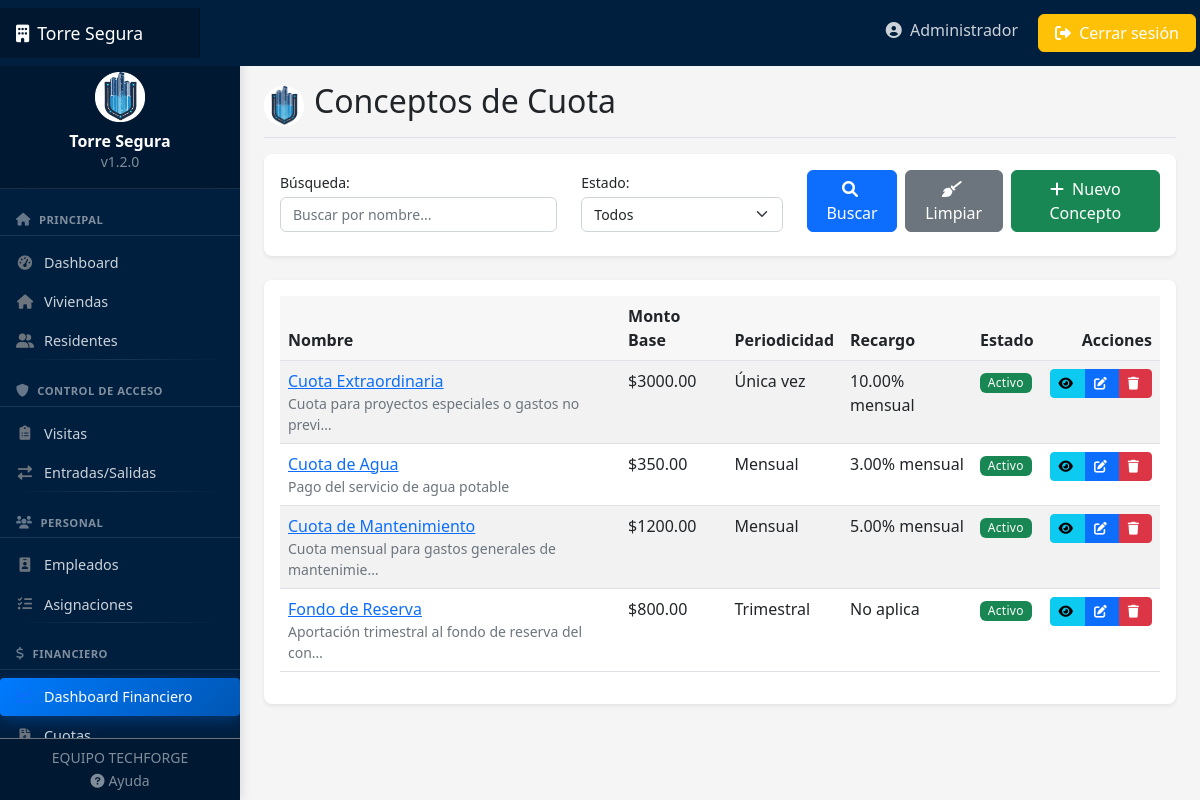
/financiero/conceptos/ (signed in), run on the app's committed database.
### usuarios/models.py (models this page shows, shortened)
class Usuario(AbstractUser):
    TIPOS_DOCUMENTO = [
        ('DNI', 'DNI'),
        ('PASAPORTE', 'Pasaporte'),
        ('CEDULA', 'Cédula'),
    ]
    rol = models.ForeignKey(Rol, on_delete=models.SET_NULL, null=True, related_name='usuarios')
    telefono = models.CharField(max_length=15, blank=True)
    tipo_documento = models.CharField(max_length=10, choices=TIPOS_DOCUMENTO, default='DNI')
    numero_documento = models.CharField(max_length=20, blank=True)
    foto = models.ImageField(upload_to='usuarios/', blank=True, null=True)

### financiero/models.py (models this page shows, shortened)
class ConceptoCuota(models.Model):
    PERIODICIDAD_CHOICES = [
        ('MENSUAL', 'Mensual'),
        ('BIMESTRAL', 'Bimestral'),
        ('TRIMESTRAL', 'Trimestral'),
        ('SEMESTRAL', 'Semestral'),
        ('ANUAL', 'Anual'),
        ('UNICA', 'Única vez'),
    ]
    nombre = models.CharField(max_length=100)
    descripcion = models.TextField(blank=True)
    monto_base = models.DecimalField(max_digits=10, decimal_places=2, validators=[MinValueValidator(0)])
    periodicidad = models.CharField(max_length=15, choices=PERIODICIDAD_CHOICES, default='MENSUAL')
    aplica_recargo = models.BooleanField(default=True, help_text="Indica si se aplican recargos por mora")
    porcentaje_recargo = models.DecimalField(max_digits=5, decimal_places=2, default=0, validators=[MinValueValidator(0)],
                                           help_text="Porcentaje de recargo mensual por pago tardío")
    activo = models.BooleanField(default=True)
    class Meta:
        verbose_name = "Concepto de Cuota"
        verbose_name_plural = "Conceptos de Cuotas"
        ordering = ['nombre']

### financiero/views.py (the view)
# urls.py: path('conceptos/', views.ConceptoCuotaListView.as_view(), name='concepto-list'),
class ConceptoCuotaListView(LoginRequiredMixin, AccesoWebPermitidoMixin, ListView):
    model = ConceptoCuota
    template_name = 'financiero/concepto_list.html'
    context_object_name = 'conceptos'
    def get_queryset(self):
        queryset = super().get_queryset()
        search = self.request.GET.get('search', '')
        if search:
            queryset = queryset.filter(
                Q(nombre__icontains=search) |
                Q(descripcion__icontains=search)
            )
        activo = self.request.GET.get('activo')
        if activo == 'true':
            queryset = queryset.filter(activo=True)
        elif activo == 'false':
            queryset = queryset.filter(activo=False)
        return queryset
    def get_context_data(self, **kwargs):
        context = super().get_context_data(**kwargs)
        context['search'] = self.request.GET.get('search', '')
        context['activo'] = self.request.GET.get('activo', '')
        return context

### usuarios/views.py (called while the page is built)
def tiene_acceso_web(user):
    return (
        user.is_authenticated and
        hasattr(user, 'rol') and
        user.rol is not None and
        user.rol.nombre in ['Administrador', 'Gerente']
    )

    def test_func(self):
        return tiene_acceso_web(self.request.user)

### templates/financiero/concepto_list.html (shortened to what this page needs)
{% extends 'base.html' %}
{% load static %}
{% block header %}Conceptos de Cuota{% endblock %}
{% block content %}
<div class="card mb-4">
    <div class="card-body">
        <form method="get" class="row align-items-end">
            <div class="col-md-4 mb-2">
                <label for="searchInput" class="form-label">Búsqueda:</label>
                <input type="text" class="form-control" id="searchInput" name="search" value="{{ search }}" placeholder="Buscar por nombre...">
            </div>
            <div class="col-md-3 mb-2">
                <label for="activoSelect" class="form-label">Estado:</label>
                <select class="form-select" id="activoSelect" name="activo">
                    <option value="">Todos</option>
                </select>
            </div>
            <div class="col-md-5 mb-2 d-flex">
                <button type="submit" class="btn btn-primary me-2">
                    <i class="fas fa-search"></i> Buscar
                </button>
                <a href="{% url 'concepto-list' %}" class="btn btn-secondary me-2">
                    <i class="fas fa-broom"></i> Limpiar
                </a>
                <a href="{% url 'concepto-create' %}" class="btn btn-success ms-auto">
                    <i class="fas fa-plus"></i> Nuevo Concepto
                </a>
            </div>
        </form>
    </div>
</div>
<div class="card">
    <div class="card-body">
        {% if conceptos %}
        <div class="table-responsive">
            <table class="table table-striped table-hover">
                <thead>
                    <tr>
                        <th>Nombre</th>
                        <th>Monto Base</th>
                        <th>Periodicidad</th>
                        <th>Recargo</th>
                        <th>Estado</th>
                        <th class="text-end">Acciones</th>
                    </tr>
                </thead>
                <tbody>
                    {% for concepto in conceptos %}
                    <tr {% if not concepto.activo %}class="table-secondary"{% endif %}>
                        <td>
                            <a href="{% url 'concepto-detail' concepto.id %}">{{ concepto.nombre }}</a>
                            {% if concepto.descripcion %}
                            <div class="small text-muted">{{ concepto.descripcion|truncatechars:50 }}</div>
                            {% endif %}
                        </td>
                        <td>${{ concepto.monto_base|floatformat:2 }}</td>
                        <td>{{ concepto.get_periodicidad_display }}</td>
                        <td>
                            {% if concepto.aplica_recargo %}
                            {{ concepto.porcentaje_recargo }}% mensual
                            {% else %}
                            No aplica
                            {% endif %}
                        </td>
                        <td>
                            {% if concepto.activo %}
                            <span class="badge bg-success">Activo</span>
                            {% else %}
                            <span class="badge bg-secondary">Inactivo</span>
                            {% endif %}
                        </td>
                        <td class="text-end">
                            <div class="btn-group">
                                <a href="{% url 'concepto-detail' concepto.id %}" class="btn btn-sm btn-info" title="Ver detalle">
                                    <i class="fas fa-eye"></i>
                                </a>
                                <a href="{% url 'concepto-update' concepto.id %}" class="btn btn-sm btn-primary" title="Editar">
                                    <i class="fas fa-edit"></i>
                                </a>
                                <a href="{% url 'concepto-delete' concepto.id %}" class="btn btn-sm btn-danger" title="Eliminar">
                                    <i class="fas fa-trash"></i>
                                </a>
                            </div>
                        </td>
                    </tr>
                    {% endfor %}
                </tbody>
            </table>
        </div>
        {% endif %}
    </div>
</div>
{% endblock %}

### templates/navbar.html (shortened to what this page needs)
<header class="navbar navbar-dark sticky-top" style="background-color: #001f3f; flex-md-nowrap; p-0; shadow">
    <a class="navbar-brand col-md-3 col-lg-2 me-0 px-3 d-flex align-items-center" href="{% url 'dashboard' %}">
        <span class="d-none d-md-inline"><i class="fas fa-building me-2"></i></span>
        Torre Segura
    </a>
    <div class="navbar-nav ms-auto">
        <div class="nav-item text-nowrap d-none d-md-flex">
            <a class="nav-link p-2 mx-2" href="{% url 'perfil' %}">
                <i class="fas fa-user-circle"></i>
                <span class="ms-1 d-none d-lg-inline">{{ user.first_name|default:user.username }}</span>
            </a>
            <a class="btn btn-warning text-white px-3 m-1" href="{% url 'logout' %}">
                <i class="fas fa-sign-out-alt"></i>
                <span class="d-none d-lg-inline">Cerrar sesión</span>
            </a>
        </div>
    </div>
</header>

### static/css/style.css (style rules this page uses)
:root { --primary-color: #0d6efd; --secondary-color: #6c757d; --success-color: #198754; --danger-color: #dc3545; --warning-color: #ffc107; --info-color: #0dcaf0; --light-color: #f8f9fa; --dark-color: #212529; --sidebar-width: 240px; --navbar-height: 56px; }
body { font-family: 'Segoe UI', Tahoma, Geneva, Verdana, sans-serif; background-color: #f5f5f5; }
.navbar-brand { padding-top: .75rem; padding-bottom: .75rem; font-size: 1.1rem; background-color: rgba(0, 0, 0, .25); box-shadow: inset -1px 0 0 rgba(0, 0, 0, .25); }
.navbar-dark .navbar-nav .nav-link { color: rgba(255, 255, 255, .8); }
.card { margin-bottom: 1.5rem; border: none; box-shadow: 0 0.125rem 0.25rem rgba(0, 0, 0, 0.075); transition: all 0.3s ease; border-radius: 0.5rem; }
.badge { font-weight: 500; padding: .5em .7em; }
.table > :not(:last-child) > :last-child > * { border-bottom-color: inherit; }
.table th { font-weight: 600; background-color: rgba(0, 0, 0, 0.03); }
.btn { font-weight: 500; border-radius: 0.375rem; }
.btn i { margin-right: 0.25rem; }
.btn-sm { font-size: 0.8rem; border-radius: 0.25rem; }

### static/css/responsive.css (style rules this page uses)
.table-responsive { overflow-x: auto; -webkit-overflow-scrolling: touch; }
.badge { font-weight: 500; padding: 0.35em 0.65em; letter-spacing: 0.025em; }
.form-control, .form-select { font-size: 0.875rem; height: calc(1.5em + 0.75rem + 2px); }
label.form-label { font-weight: 500; margin-bottom: 0.25rem; font-size: 0.875rem; }
.btn, .card, .nav-link, .form-control, .form-select { transition: all 0.2s ease; }

### data on the page
Usuario: first_name "Administrador"
ConceptoCuota: nombre "Cuota Extraordinaria", descripcion "Cuota para proyectos especiales o gastos no previ…", monto_base "3000.00", periodicidad "Única vez", porcentaje_recargo "10.00", activo "Activo"
ConceptoCuota: nombre "Cuota de Agua", descripcion "Pago del servicio de agua potable", monto_base "350.00", periodicidad "Mensual", porcentaje_recargo "3.00", activo "Activo"
ConceptoCuota: nombre "Cuota de Mantenimiento", descripcion "Cuota mensual para gastos generales de mantenimie…", monto_base "1200.00", periodicidad "Mensual", porcentaje_recargo "5.00", activo "Activo"
ConceptoCuota: nombre "Fondo de Reserva", descripcion "Aportación trimestral al fondo de reserva del con…", monto_base "800.00", periodicidad "Trimestral", aplica_recargo "No aplica", activo "Activo"
